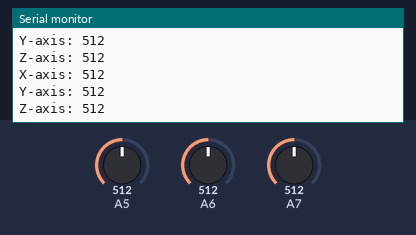
A sketch run on a simulated Arduino Uno, built with avr-gcc and run on an emulated ATmega328P. Shown: the last lines printed to the serial monitor. Inputs (shaded band) come from the test bench; at power-on: A5 = 512, A6 = 512, A7 = 512.

Above: at 1.8 s.
1.9 s: A5 set to 716
At 2.8 s:
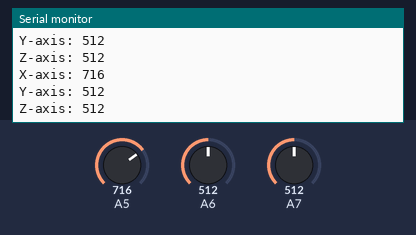
3.4 s: A6 set to 716
At 4.5 s:
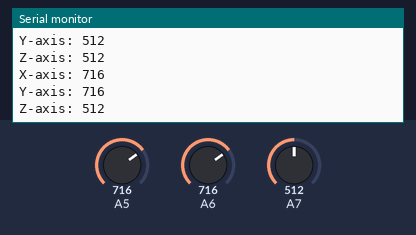
4.9 s: A7 set to 716
At 5.8 s:
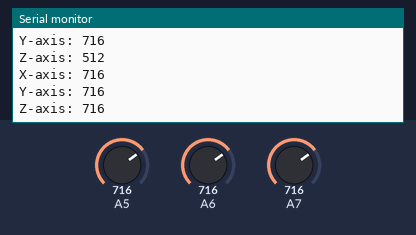
6.4 s: A5 set to 900
At 7.7 s:
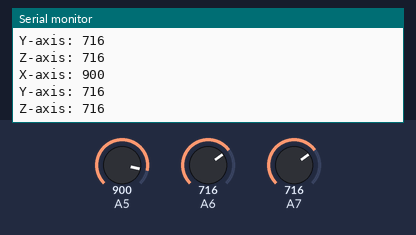
7.9 s: A6 set to 900
At 8.8 s:
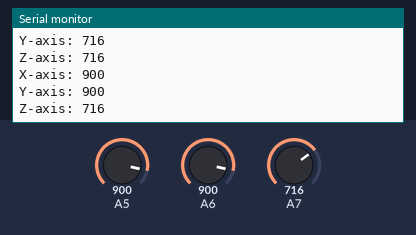
9.4 s: A7 set to 900
At 10.5 s:
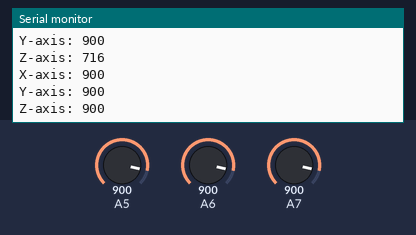
Timing chart, 0 to 11.9 s (numbered marks = the images above; inputs shaded):
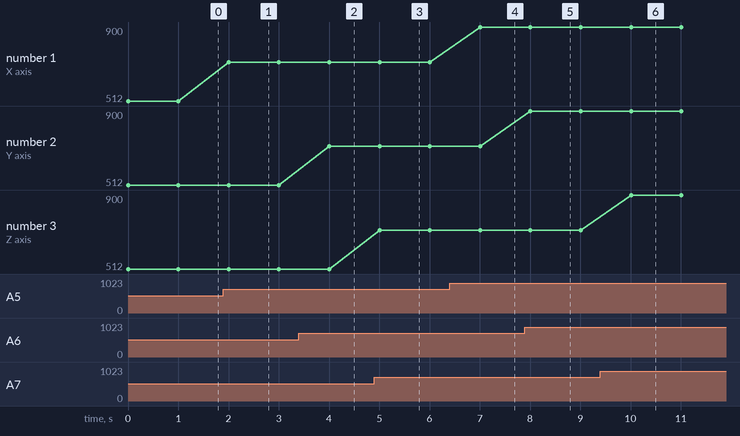

The sketch:

Ex._21.ino
```cpp
#include <avr/io.h>
#include <util/delay.h>
#define checkbit(x,y) ((x) & (y))
#define bitn(p) (0x01 << (p))

int main (void)
{
  Serial.begin(2000000);
  int xval, yval, zval;

  while(1)
  {
    ADMUX = 0x45;
    ADCSRA = 0xC7;
    while(checkbit(ADCSRA,bitn(ADSC)));
    xval = ADCW;
    Serial.print("X-axis: ");
    Serial.println(xval);
    ADMUX = 0x46;
    ADCSRA = 0xC7;
    while(checkbit(ADCSRA,bitn(ADSC)));
    yval = ADCW;
    Serial.print("Y-axis: ");
    Serial.println(yval);
     ADMUX = 0x47;
    ADCSRA = 0xC7;
    while(checkbit(ADCSRA,bitn(ADSC)));
    zval = ADCW;
    Serial.print("Z-axis: ");
    Serial.println(zval);
    _delay_ms(1000);
  }
}
```

Measured:
- after the input at 1.9 s, the serial monitor: prints a new line after 0.10 s (image 1)
- after the input at 3.4 s, the serial monitor: prints a new line after 0.60 s (image 2)
- after the input at 4.9 s, the serial monitor: prints a new line after 0.11 s (image 3)
- after the input at 6.4 s, the serial monitor: prints a new line after 0.61 s (image 4)
- after the input at 7.9 s, the serial monitor: prints a new line after 0.11 s (image 5)
- after the input at 9.4 s, the serial monitor: prints a new line after 0.61 s (image 6)
- plotted number 1: 512 → 716 after the input at 1.9 s, 716 → 900 after the input at 6.4 s
